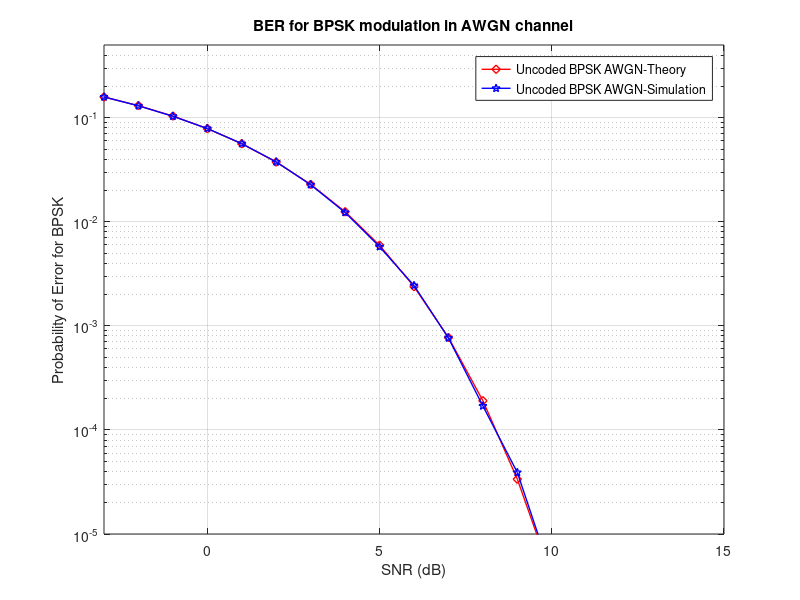

MATLAB code for this plot:
% BER for BPSK modulation in an AWGN channel
clear
N = 10^6; % number of bits
% Transmitter side
ip = rand(1,N)>0.5; % generating 0,1 with equal probability
s =2*ip-1; % BPSK modulation 0 -> -1; 1 -> 1
SNR_dB = [-3:15]; % multiple Eb/N0 values
for ii = 1:length(SNR_dB)
    % AWGN Noise generation
    n = 1/sqrt(2*10^(SNR_dB(ii)/10))*[randn(1,N) + 1i*randn(1,N)]; % white gaussian noise, 0dB variance 
     
    % Channel and Noise addition
    y = s + n; 
    % receiver - hard decision decoding
    ipHat = real(y)>0;
    % counting the errors
    nErr(ii) = size(find([ip~=ipHat]),2);
end
simBer = nErr/N; % simulated ber
theoryBerAWGN = 0.5*erfc(sqrt(10.^(SNR_dB/10))); % theoretical ber
SNRLin = 10.^(SNR_dB/10);
theoryBer = 0.5.*(1-sqrt(SNRLin./(SNRLin+1)));
% plot
close all
figure
semilogy(SNR_dB,theoryBerAWGN,'rd-','LineWidth',1);
hold on
semilogy(SNR_dB,simBer,'bp-','LineWidth',1);
axis([-3 15 10^-5 0.5])
grid on
legend('Uncoded BPSK AWGN-Theory','Uncoded BPSK AWGN-Simulation');
xlabel('SNR (dB)');
ylabel('Probability of Error for BPSK');
title('BER for BPSK modulation in AWGN channel');